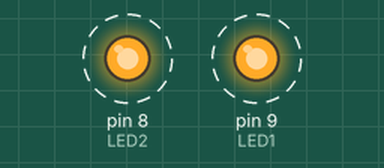
A sketch run on a simulated Arduino Uno, built with avr-gcc and run on an emulated ATmega328P. Parts: output pins drawn as LEDs (lit = HIGH). Dashed ring = blinking.

Above: at 0.2 s.
Timing chart, 0 to 3.0 s (numbered marks = the images above):
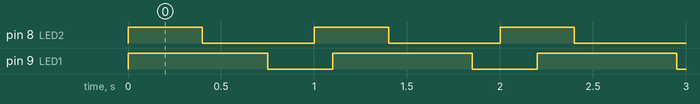

The sketch:

Example_7_millis.ino
```cpp
const int LED1 = 9;
const long onDuration1 = 750; // OFF time for LED
const long offDuration1 = 350; // ON time for LED

const int LED2 = 8;
const long onDuration2 = 400;
const long offDuration2 = 600;

int LEDState1 = HIGH; // initial state of LED
int LEDState2 = HIGH;

long rememberTime1=0;// this is used by the code
long rememberTime2=0;

void setup() {
  pinMode(LED1, OUTPUT); // define LED1 as output
  digitalWrite(LED1, LEDState1); // set initial state

  pinMode(LED2, OUTPUT);
  digitalWrite(LED2, LEDState2);
}

void loop() {

 if( LEDState1 == HIGH )
 {
    if( (millis()- rememberTime1) >= onDuration1){
    LEDState1 = LOW; // change the state of LED
    rememberTime1 = millis(); // remember Current millis() time
    }
 }
 else
 {
    if( (millis()- rememberTime1) >= offDuration1){
    LEDState1 = HIGH; // change the state of LED
    rememberTime1 = millis(); // remember Current millis() time
    }

 }
  digitalWrite(LED1, LEDState1);// turn the LED ON or OFF

 if( LEDState2 == HIGH )
 {
    if( (millis()- rememberTime2) >= onDuration2){
    LEDState2 = LOW;
    rememberTime2 = millis();
    }
 }
 else
 {
    if( (millis()- rememberTime2) >= offDuration2){
    LEDState2 = HIGH;
    rememberTime2 = millis();
    }

 }
  digitalWrite(LED2, LEDState2);
}
```

Measured:
- by itself, pin 8 (LED2): alternates HIGH for 0.40 s and LOW for 0.60 s
- by itself, pin 9 (LED1): alternates HIGH for 0.75 s and LOW for 0.35 s
